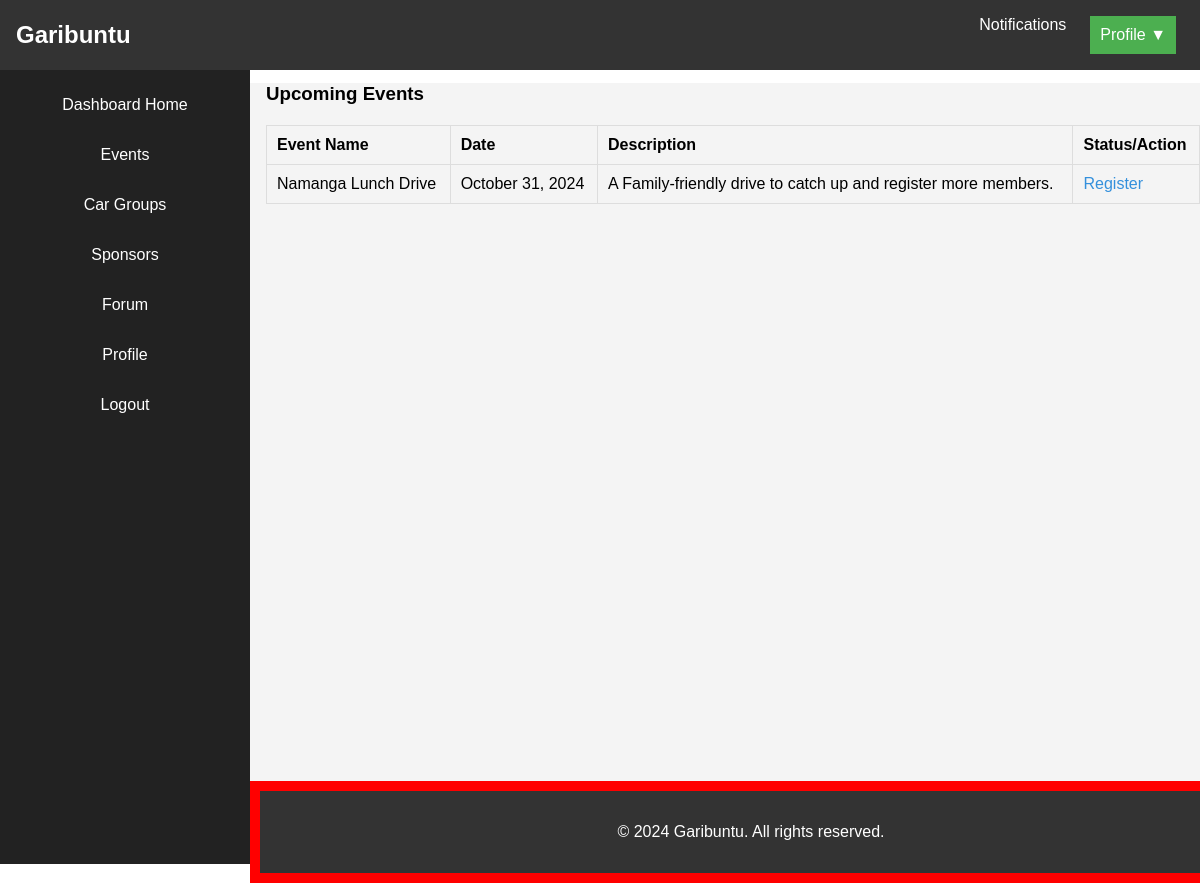
The app's page /even-list/, older data.
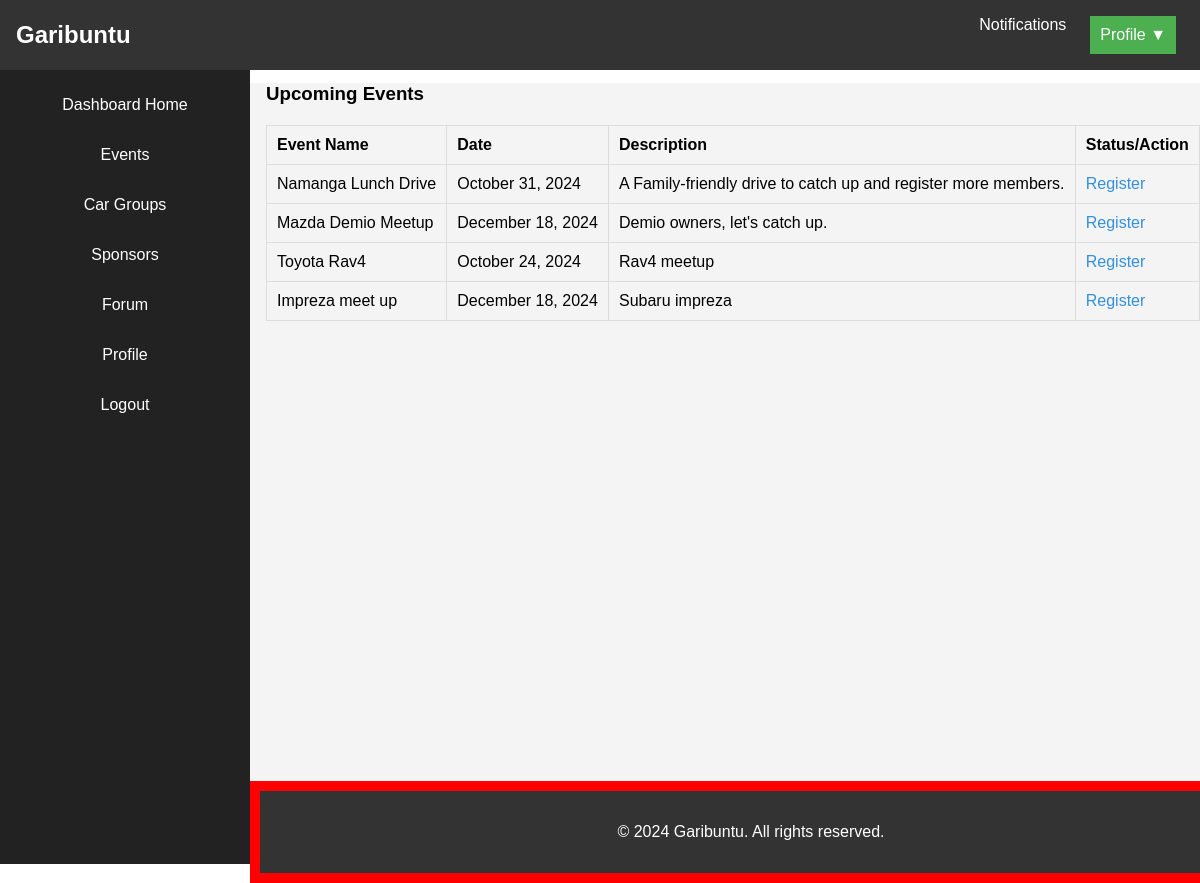
The same page, newer data.
### events/models.py (models this page shows, shortened)
class Event(models.Model):
    title = models.CharField(max_length=100)
    description = models.TextField()
    date = models.DateField()
    time = models.TimeField()
    location = models.CharField(max_length=255)
    registration_fee = models.DecimalField(max_digits=10, decimal_places=2)
    group = models.ForeignKey(CarGroup, on_delete=models.CASCADE, related_name='events')
    created_by = models.ForeignKey(User, on_delete=models.CASCADE, related_name='organized_events')
    attendees = models.ManyToManyField(User, through='EventRegistration', related_name='events')

### garibuntu/views.py (the view)
# urls.py: path('', views.event_list, name='event_list'),
def event_list(request):
    events = Event.objects.all()
    user = request.user
    payment_status = EventRegistration.payment_status
    return render(request, 'dash-events.html', {'events':events, 'payment_status':payment_status})

### garibuntu/templates/dash-events.html (shortened to what this page needs)
{% extends 'base-dash.html' %}
{% block content %}
<div class="events-section">
    <h3>Upcoming Events</h3>
    {% if events %}
    <table class="events-table">
        <thead>
            <tr>
                <th>Event Name</th>
                <th>Date</th>
                <th>Description</th>
                <th>Status/Action</th>
            </tr>
        </thead>
        <tbody>
            {% for event in events %}
                <tr>
                    <td>{{ event.title }}</td>
                    <td>{{ event.date|date:"F d, Y" }}</td>
                    <td>{{ event.description|truncatewords:15 }}</td>
                    <td>
                        {% if not is_registered %}
                        <a href="{% url 'garibuntu:event_register' event.id %}" class="register-button">Register</a>
                       {% else %}
                       <button class="btn btn-secondary" disabled>Registered</button>
                       {% endif %}
                    </td>
                </tr>
            {% endfor %}
        </tbody>
    </table>
{% else %}
    <p>No upcoming events at the moment.</p>
{% endif %}
</div>
{% endblock content %}

Row changes from the older to the newer data that the page shows:
added Event: title "Mazda Demio Meetup", date "December 18, 2024", description "Demio owners, let's catch up."
added Event: title "Toyota Rav4", date "October 24, 2024", description "Rav4 meetup"
added Event: title "Impreza meet up", date "December 18, 2024", description "Subaru impreza"
